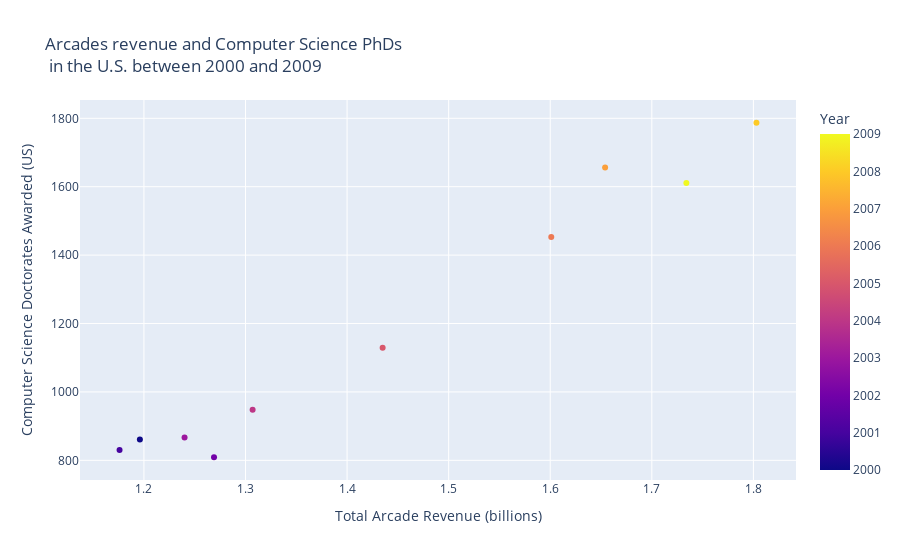

This figure's notebook cell:
### Code cell
import pandas as pd
import plotly.express as px

#. 10 Create a scatter plot showing the relationship between the total revenue 
#earned by arcades and the number of Computer Science PhDs awarded in the U.S. 
#between 2000 and 2009.

file = 'arcade-revenue-vs-cs-doctorates.csv'
arcade_revenue_cs_doctorates = pd.read_csv(file)
arcade_revenue = arcade_revenue_cs_doctorates['Total Arcade Revenue (billions)'].values
cs_doctorates_awarded = arcade_revenue_cs_doctorates['Computer Science Doctorates Awarded (US)'].values

display(arcade_revenue_cs_doctorates)

fig = px.scatter(arcade_revenue_cs_doctorates, x='Total Arcade Revenue (billions)', y='Computer Science Doctorates Awarded (US)',
                color='Year', title='Arcades revenue and Computer Science PhDs <br> in the U.S. between 2000 and 2009')
fig.show()

### Figure 1 — Plotly figure (JSON) as saved in the notebook; plotly's stock layout.template omitted (floating-point values rounded to 4 significant figures)
{"data": [{"hovertemplate": "Total Arcade Revenue (billions)=%{x}<br>Computer Science Doctorates Awarded (US)=%{y}<br>Year=%{marker.color}<extra></extra>", "legendgroup": "", "marker": {"color": [2000, 2001, 2002, 2003, 2004, 2005, 2006, 2007, 2008, 2009], "coloraxis": "coloraxis", "symbol": "circle"}, "mode": "markers", "name": "", "orientation": "v", "showlegend": false, "type": "scatter", "x": [1.196, 1.176, 1.269, 1.24, 1.307, 1.435, 1.601, 1.654, 1.803, 1.734], "xaxis": "x", "y": [861, 830, 809, 867, 948, 1129, 1453, 1656, 1787, 1611], "yaxis": "y"}], "layout": {"coloraxis": {"colorbar": {"title": {"text": "Year"}}, "colorscale": [[0, "#0d0887"], [0.1111, "#46039f"], [0.2222, "#7201a8"], [0.3333, "#9c179e"], [0.4444, "#bd3786"], [0.5556, "#d8576b"], [0.6667, "#ed7953"], [0.7778, "#fb9f3a"], [0.8889, "#fdca26"], [1, "#f0f921"]]}, "legend": {"tracegroupgap": 0}, "title": {"text": "Arcades revenue and Computer Science PhDs <br> in the U.S. between 2000 and 2009"}, "xaxis": {"anchor": "y", "domain": [0, 1], "title": {"text": "Total Arcade Revenue (billions)"}}, "yaxis": {"anchor": "x", "domain": [0, 1], "title": {"text": "Computer Science Doctorates Awarded (US)"}}}}
